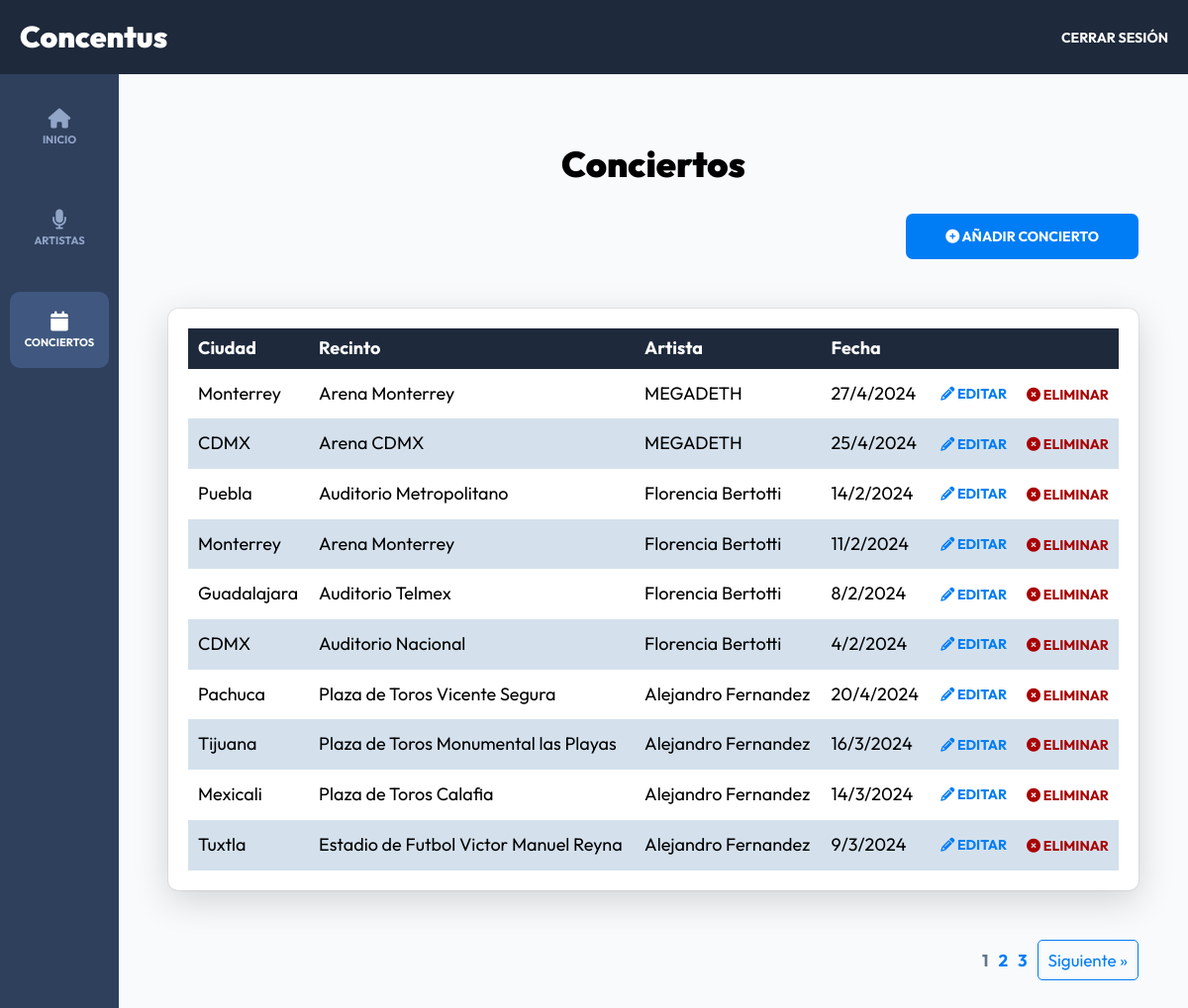
The page /admin/conciertos?page=1 (signed in) on the database its author committed.
### tables this page shows
CREATE TABLE `conciertos` (
  `id` int(4) NOT NULL,
  `ciudad` varchar(64) NOT NULL,
  `recinto` varchar(64) NOT NULL,
  `fecha_id` int(4) UNSIGNED NOT NULL,
  `descripcion` text NOT NULL,
  `url_compra` text NOT NULL,
  `artista_id` int(4) UNSIGNED NOT NULL,
  `sold_out` tinyint(1) NOT NULL
);

CREATE TABLE `artistas` (
  `id` int(4) UNSIGNED NOT NULL,
  `nombre` varchar(128) NOT NULL,
  `imagen` text NOT NULL,
  `etiquetas` varchar(64) NOT NULL,
  `redes` varchar(64) NOT NULL,
  `descripcion` text NOT NULL
);

CREATE TABLE `fecha` (
  `id` int(4) UNSIGNED NOT NULL,
  `dia` int(2) UNSIGNED NOT NULL,
  `mes` int(2) UNSIGNED NOT NULL,
  `año` year(4) NOT NULL
);

### controllers/ConciertosController.php (called while the page is built, shortened)
<?php
class ConciertosController {
    public static function index(Router $router){
        $paginaActual = $_GET["page"] ?? "";
        $paginaActual = filter_var($paginaActual, FILTER_VALIDATE_INT);
        $registrosPagina = 10;
        $totalRegistros = Concierto::total();
        $paginacion = new Paginacion($paginaActual, $registrosPagina, $totalRegistros);
        $conciertos = Concierto::paginar($registrosPagina, $paginacion->offset());
        foreach($conciertos as $concierto) {
            $concierto->artista = Artista::find($concierto->artista_id)->nombre;
            $fecha = Fecha::find($concierto->fecha_id);
            $concierto->dia = $fecha->dia;
            $concierto->mes = $fecha->mes;
            $concierto->año = $fecha->año;
        }
        $router->render("admin/conciertos/index", [
            "titulo" => "Conciertos",
            "conciertos" => $conciertos,
            "paginacion" => $paginacion->paginacion(),
        ]);
    }
}

### public/index.php (called while the page is built, shortened)
<?php
$router = new Router();
$router->get('/login', [AuthController::class, 'login']);
$router->post('/login', [AuthController::class, 'login']);
$router->get('/logout', [AuthController::class, 'logout']);
$router->get('/registro', [AuthController::class, 'registro']);
$router->post('/registro', [AuthController::class, 'registro']);
$router->get('/olvide', [AuthController::class, 'olvide']);
$router->post('/olvide', [AuthController::class, 'olvide']);
$router->get('/reestablecer', [AuthController::class, 'reestablecer']);
$router->post('/reestablecer', [AuthController::class, 'reestablecer']);
$router->get('/mensaje', [AuthController::class, 'mensaje']);
$router->get('/confirmar-cuenta', [AuthController::class, 'confirmar']);
$router->get('/admin/inicio', [DashboardController::class, 'index']);
$router->get('/admin/artistas', [ArtistasController::class, 'index']);
$router->get('/admin/artistas/crear', [ArtistasController::class, 'crear']);
$router->post('/admin/artistas/crear', [ArtistasController::class, 'crear']);
$router->get('/admin/artistas/editar', [ArtistasController::class, 'editar']);
$router->post('/admin/artistas/editar', [ArtistasController::class, 'editar']);
$router->post('/admin/artistas/eliminar', [ArtistasController::class, 'eliminar']);
$router->get('/admin/conciertos', [ConciertosController::class, 'index']);
$router->get('/admin/conciertos/crear', [ConciertosController::class, 'crear']);
$router->post('/admin/conciertos/crear', [ConciertosController::class, 'crear']);
$router->get('/admin/conciertos/editar', [ConciertosController::class, 'editar']);
$router->post('/admin/conciertos/editar', [ConciertosController::class, 'editar']);
$router->post('/admin/conciertos/eliminar', [ConciertosController::class, 'eliminar']);
$router->get('/api/conciertos-horario', [Apiconciertos::class, 'index']);
$router->get('/api/artistas', [ApiArtistas::class, 'index']);
$router->get('/api/artista', [ApiArtistas::class, 'artista']);
$router->post('/mis-conciertos', [PaginasController::class, 'misConciertos']);
$router->get('/', [PaginasController::class, 'index']);
$router->get('/nosotros', [PaginasController::class, 'nosotros']);
$router->get('/mis-conciertos', [PaginasController::class, 'misConciertos']);
$router->post('/mis-conciertos', [PaginasController::class, 'guardarMisConciertos']);
$router->get('/lista-conciertos', [PaginasController::class, 'listaConciertos']);
$router->get('/descrip-artista', [PaginasController::class, 'descripcionArtistas']);
$router->get('/conciertos', [PaginasController::class, 'conciertos']);
$router->get('/404', [PaginasController::class, 'error']);
$router->comprobarRutas();

### models/ActiveRecord.php (called while the page is built, shortened)
<?php
class ActiveRecord {
    protected static $db;
    protected static $tabla = '';
    public static function setDB($database) {
        self::$db = $database;
    }
    public static function consultarSQL($query) {
        $resultado = self::$db->query($query);
        $array = [];
        while($registro = $resultado->fetch_assoc()) {
            $array[] = static::crearObjeto($registro);
        }
        return $array;
    }
    protected static function crearObjeto($registro) {
        $objeto = new static;
        foreach($registro as $key => $value ) {
            if(property_exists( $objeto, $key  )) {
                $objeto->$key = $value;
            }
        }
        return $objeto;
    }
    public static function paginar($porPagina, $offset){
        $query = "SELECT * FROM " . static::$tabla . " ORDER BY id DESC LIMIT $porPagina OFFSET $offset " ;
        $resultado = self::consultarSQL($query);
        return $resultado;
    }
    public static function total($columna = "", $valor = ""){
        $query = "SELECT COUNT(*) FROM " . static::$tabla;
        $resultado = self::$db->query($query);
        $total = $resultado->fetch_array();
        return array_shift($total);
    }
}

### views/admin/conciertos/index.php (the view, shortened to what this page needs)
<h2 class="dashboard__heading"><?php echo $titulo; ?></h2>
<div class="dashboard__contenedor-boton">
    <a class="dashboard__boton" href="/admin/conciertos/crear">
        <i class="fa-solid fa-circle-plus"></i>
        Añadir Concierto
    </a>
</div>
<div class="dashboard__contenedor">
    <table class="table">
        <thead class="table__thead">
            <tr>
                <th scope="col" class="table__th">Ciudad</th>
                <th scope="col" class="table__th">Recinto</th>
                <th scope="col" class="table__th">Artista</th>
                <th scope="col" class="table__th">Fecha</th>
                <th scope="col" class="table__th"></th>
            </tr>
        </thead>
        <tbody class="table__tbody">
            <?php if(!empty($conciertos)) { ?>
                <?php foreach($conciertos as $concierto){ ?>
                    <tr class="table__tr">
                        <td class="table__td">
                            <?= $concierto->ciudad; ?>
                        </td>
                        <td class="table__td">
                        <?= $concierto->recinto; ?>
                        </td>
                        <td class="table__td">
                            <?= $concierto->artista; ?>
                        </td>
                        <td class="table__td">
                            <?= $concierto->dia . "/" . $concierto->mes . "/" . $concierto->año; ?>
                        </td>
                        <td class="table__td--acciones">
                            <a class="table__accion table__accion--editar" href="/admin/conciertos/editar?id=<?= $concierto->id ?>">
                            <i class="fa-solid fa-pencil"></i>
                            Editar
                            </a>
                            <form method="POST" action="/admin/conciertos/eliminar" class="table__formulario">
                                <button class="table__accion table__accion--eliminar" type="submit">
                                    <i class="fa-solid fa-circle-xmark"></i>
                                    Eliminar
                                </button>
                            </form>
                        </td>
                    </tr>
                <?php } ?>
            <?php } ?>
        </tbody>
    </table>
</div>
<?php
    echo $paginacion;
?>

### rows shown on the page
conciertos: ciudad "Monterrey", recinto "Arena Monterrey", artista.nombre "MEGADETH"
fecha: dia "27", mes "4", año "2024"
conciertos: ciudad "CDMX", recinto "Arena CDMX", artista "MEGADETH"
fecha: dia "25", mes "4", año "2024"
conciertos: ciudad "Puebla", recinto "Auditorio Metropolitano", artista.nombre "Florencia Bertotti"
fecha: dia "14", mes "2", año "2024"
conciertos: ciudad "Monterrey", recinto "Arena Monterrey", artista "Florencia Bertotti"
fecha: dia "11", mes "2", año "2024"
conciertos: ciudad "Guadalajara", recinto "Auditorio Telmex", artista "Florencia Bertotti"
fecha: dia "8", mes "2", año "2024"
conciertos: ciudad "CDMX", recinto "Auditorio Nacional", artista "Florencia Bertotti"
fecha: dia "4", mes "2", año "2024"
conciertos: ciudad "Pachuca", recinto "Plaza de Toros Vicente Segura", artista.nombre "Alejandro Fernandez"
fecha: dia "20", mes "4", año "2024"
conciertos: ciudad "Tijuana", recinto "Plaza de Toros Monumental las Playas", artista "Alejandro Fernandez"
fecha: dia "16", mes "3", año "2024"
conciertos: ciudad "Mexicali", recinto "Plaza de Toros Calafia", artista "Alejandro Fernandez"
fecha: dia "14", mes "3", año "2024"
conciertos: ciudad "Tuxtla", recinto "Estadio de Futbol Victor Manuel Reyna", artista "Alejandro Fernandez"
fecha: dia "9", mes "3", año "2024"

### other values the page prints
$titulo "Conciertos"
